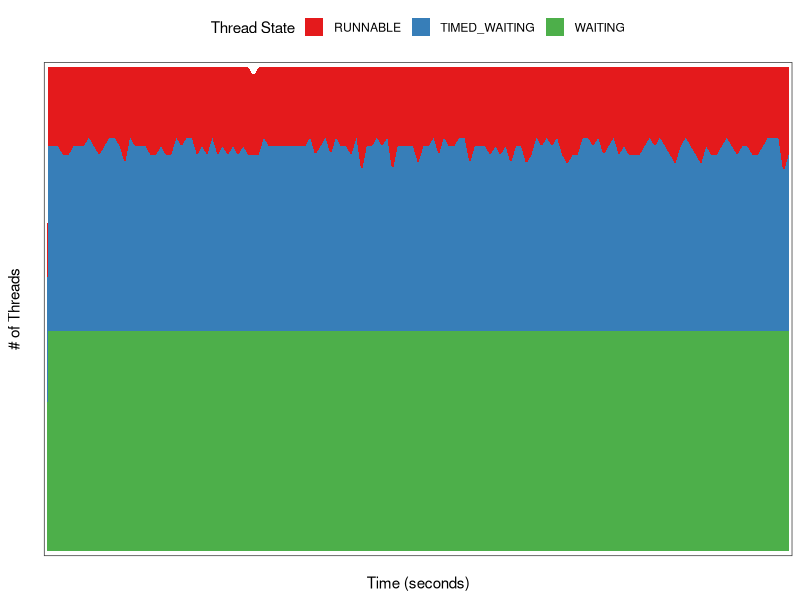

R code for this plot:
# ---- dump-plot ----
library("ggplot2")
library("reshape2")
library(scales)
library(grid)

# the color pallete
#cbPalette <- c("#E69F00", "#56B4E9", "#009E73", "#F0E442", "#0072B2", "#D55E00", "#CC79A7")

# read results
dump <- read.csv(file="csv/dump.csv",sep=",")
dump$TIMED_WAITING <- dump$TIMED_WAITING_monitor +
    dump$TIMED_WAITING_parking +
    dump$TIMED_WAITING_sleeping
dump$TIMED_WAITING_monitor <- NULL
dump$TIMED_WAITING_parking <- NULL
dump$TIMED_WAITING_sleeping <- NULL
dump$WAITING <- dump$WAITING_parking
dump$WAITING_parking <- NULL
dump$Time<-seq.int(nrow(dump))
b <- melt(dump, id.vars="Time")
# create plot
k <- ggplot(b, aes(group=variable,y=value,x=Time,fill=variable)) +
    scale_x_discrete(breaks=seq(0,180, by=30), name="\nTime (seconds)") +
    scale_y_discrete(breaks=seq(0,90, by=10), name="# of Threads\n") +
    scale_fill_brewer(palette="Set1", name="Thread State") +
    scale_colour_brewer(palette="Set1", name="Thread State") +
    theme_bw() +
    theme(legend.position="top", legend.key = element_blank())

k + geom_area(size=1.5)
